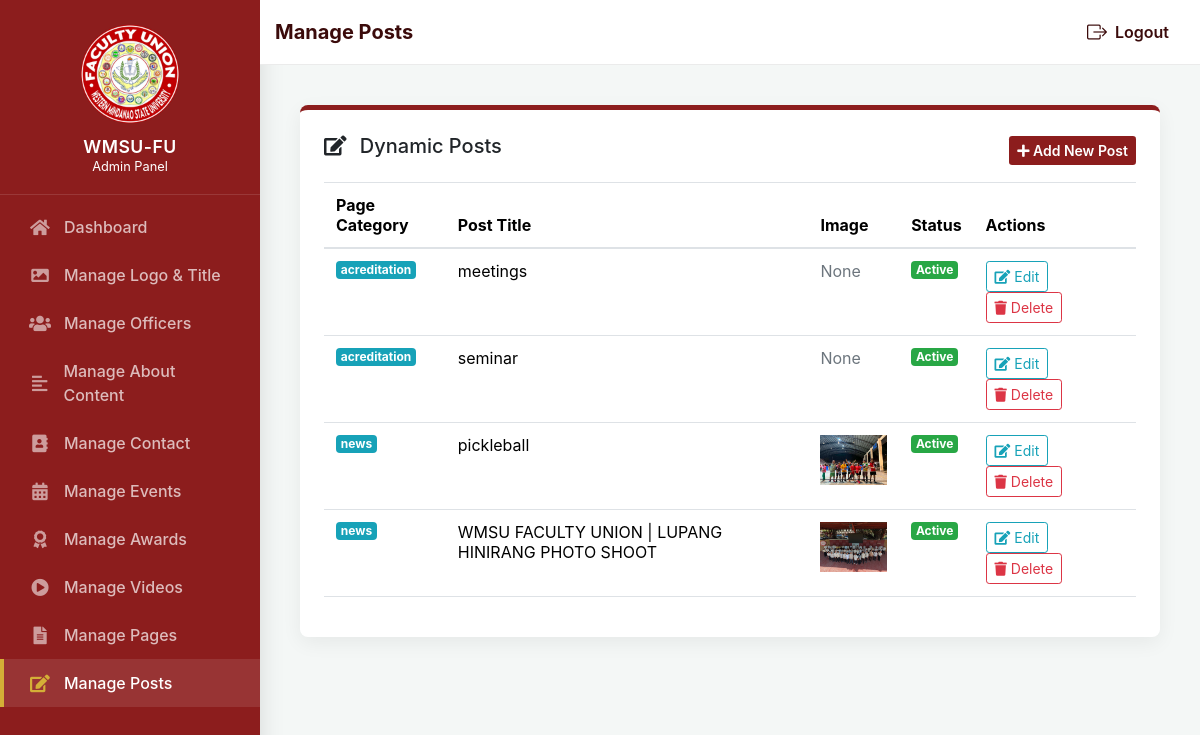
The page /admins/manage_posts.php (signed in) on the database its author committed.
### tables this page shows
CREATE TABLE `dynamic_posts` (
  `id` int(11) NOT NULL,
  `page_id` int(11) NOT NULL,
  `title` varchar(255) NOT NULL,
  `content` text NOT NULL,
  `image_path` varchar(255) DEFAULT NULL,
  `is_active` tinyint(1) DEFAULT 1,
  `created_at` timestamp NULL DEFAULT current_timestamp(),
  `updated_at` timestamp NULL DEFAULT current_timestamp() ON UPDATE current_timestamp()
);

CREATE TABLE `dynamic_pages` (
  `id` int(11) NOT NULL,
  `title` varchar(255) NOT NULL,
  `content` text NOT NULL,
  `image_path` varchar(255) DEFAULT NULL,
  `display_order` int(11) DEFAULT 0,
  `is_active` tinyint(1) DEFAULT 1,
  `created_at` timestamp NULL DEFAULT current_timestamp(),
  `updated_at` timestamp NULL DEFAULT current_timestamp() ON UPDATE current_timestamp()
);

### admins/manage_posts.php (the view, shortened to what this page needs)
<?php
$database = new Database();
$db = $database->getConnection();
$posts = $db->query("
    SELECT p.*, dp.title as page_title
    FROM dynamic_posts p
    LEFT JOIN dynamic_pages dp ON p.page_id = dp.id
    ORDER BY p.id DESC
")->fetchAll(PDO::FETCH_ASSOC);
require_once('sidebar.php');
require_once('navbar.php');
?>
<!DOCTYPE html>
<html lang="en">
<head>
    <link href="https://stackpath.bootstrapcdn.com/bootstrap/4.5.2/css/bootstrap.min.css" rel="stylesheet">
    <link href="https://cdnjs.cloudflare.com/ajax/libs/font-awesome/5.15.1/css/all.min.css" rel="stylesheet">
</head>
<body>
<div class="main-content">
    <div class="card section-card p-4">
        <div class="d-flex justify-content-between align-items-center mb-3">
            <h5><i class="fas fa-edit mr-2"></i> Dynamic Posts</h5>
            <button class="btn btn-sm btn-maroon" data-toggle="modal" data-target="#addModal"><i class="fas fa-plus"></i> Add New Post</button>
        </div>
        <table class="table table-hover">
            <thead>
                <tr>
                    <th width="15%">Page Category</th>
                    <th>Post Title</th>
                    <th>Image</th>
                    <th>Status</th>
                    <th width="20%">Actions</th>
                </tr>
            </thead>
            <tbody>
                <?php foreach($posts as $post): ?>
                <tr>
                    <td><span class="badge badge-info"><?php echo htmlspecialchars($post['page_title']); ?></span></td>
                    <td><?php echo htmlspecialchars($post['title']); ?></td>
                    <td>
                        <?php if(!empty($post['image_path'])): ?>
                            <img src="../<?php echo htmlspecialchars($post['image_path']); ?>" alt="img" style="max-height: 50px;">
                        <?php else: ?>
                            <span class="text-muted">None</span>
                        <?php endif; ?>
                    </td>
                    <td>
                        <?php if($post['is_active']): ?>
                            <span class="badge badge-success">Active</span>
                        <?php else: ?>
                            <span class="badge badge-secondary">Inactive</span>
                        <?php endif; ?>
                    </td>
                    <td class="action-btns">
                        <button class="btn btn-sm btn-outline-info edit-btn"
                                data-id="<?php echo $post['id']; ?>"
                                data-page="<?php echo $post['page_id']; ?>"
                                data-title="<?php echo htmlspecialchars($post['title']); ?>"
                                data-content="<?php echo htmlspecialchars($post['content']); ?>"
                                data-active="<?php echo $post['is_active']; ?>"
                                data-image="<?php echo htmlspecialchars($post['image_path']); ?>"
                                data-toggle="modal" data-target="#editModal"><i class="fas fa-edit"></i> Edit</button>
                        <a href="?delete_post=<?php echo $post['id']; ?>" class="btn btn-sm btn-outline-danger" onclick="return confirm('Are you sure you want to delete this post?')"><i class="fas fa-trash"></i> Delete</a>
                    </td>
                </tr>
                <?php endforeach; ?>
            </tbody>
        </table>
    </div>
</div>
</body>
</html>

### admins/sidebar.php (style rules this page uses)
:root { --maroon: #8c1d1d; --gold: #d4af37; }
body { background: #f4f7f6; overflow-x: hidden; }
.main-content { margin-left: 260px; padding: 40px; }

### admins/manage_posts.php (style rules this page uses)
:root { --maroon: #8c1d1d; --gold: #d4af37; }
body { background-color: #f4f7f6; font-family: -apple-system, BlinkMacSystemFont, 'Segoe UI', Roboto, 'Helvetica Neue', Arial; }
.btn-maroon { background: var(--maroon); color: white; border: none; font-weight: 600; }
.section-card { border: none; border-top: 5px solid var(--maroon); border-radius: 8px; box-shadow: 0 6px 20px rgba(0,0,0,0.06); margin-bottom: 28px; }
.table thead { background: var(--maroon); color: white; }
.table tbody tr:nth-child(odd) { background: #ffffff; }
.table tbody tr:nth-child(even) { background: #fbfbfb; }
.action-btns .btn { margin-right:6px; }

### rows shown on the page
dynamic_posts: page.title "acreditation", title "meetings", image_path "None", is_active "Active"
dynamic_posts: page.title "acreditation", title "seminar", image_path "None", is_active "Active"
dynamic_posts: page.title "news", title "pickleball", image_path (picture), is_active "Active"
dynamic_posts: page.title "news", title "WMSU FACULTY UNION | LUPANG HINIRANG PHOTO SHOOT", image_path (picture), is_active "Active"

### other values the page prints
$navtext "Manage Posts"
